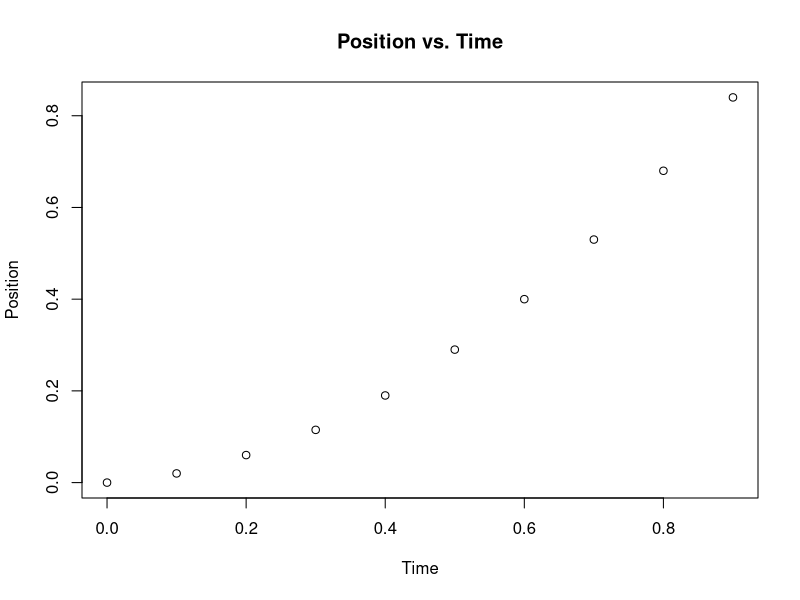
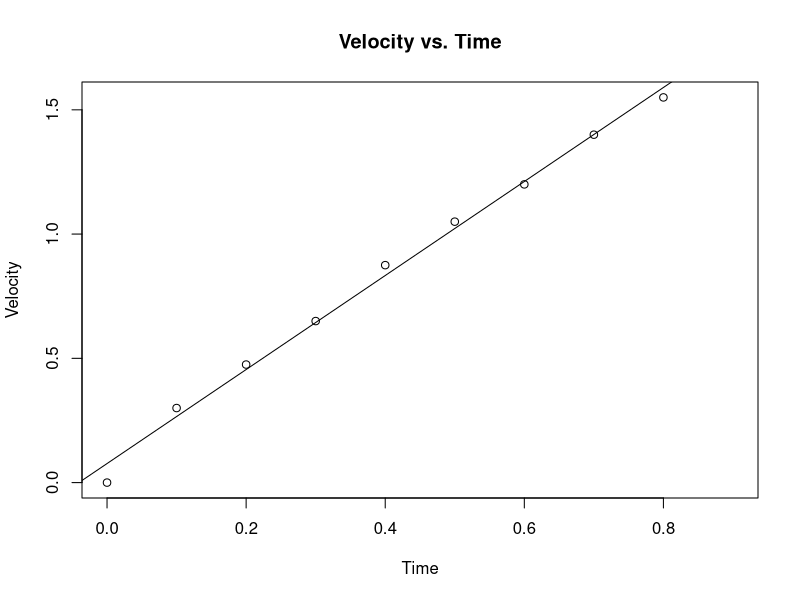
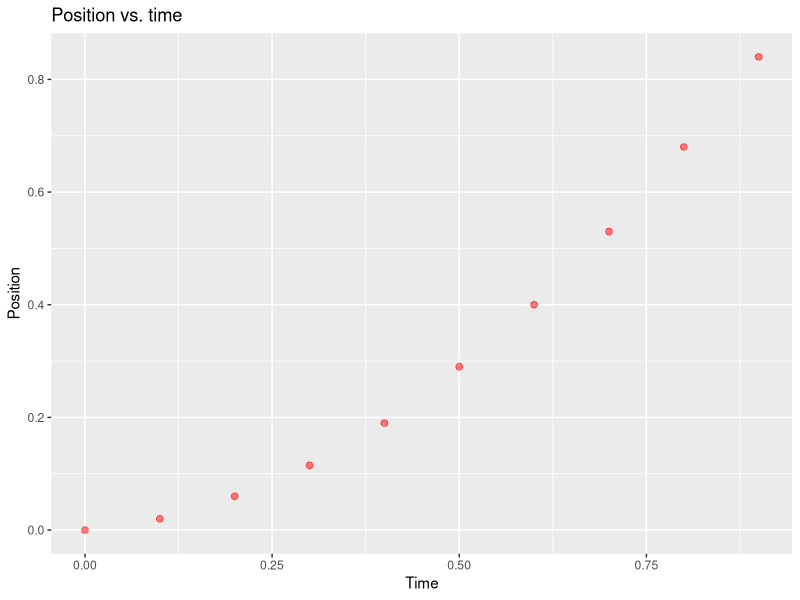
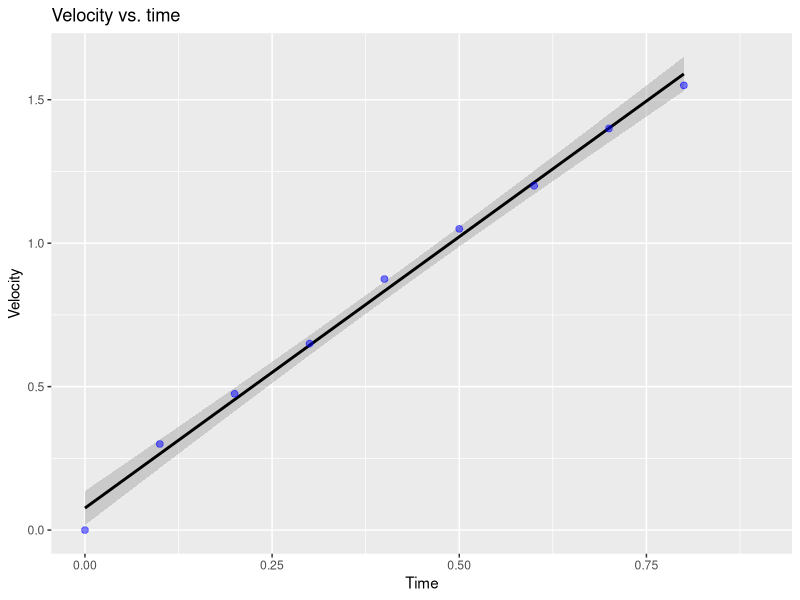
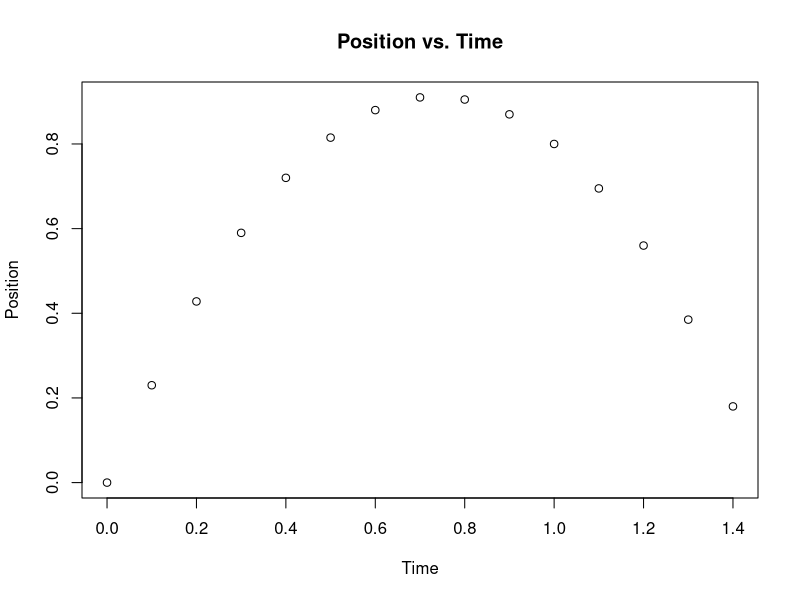
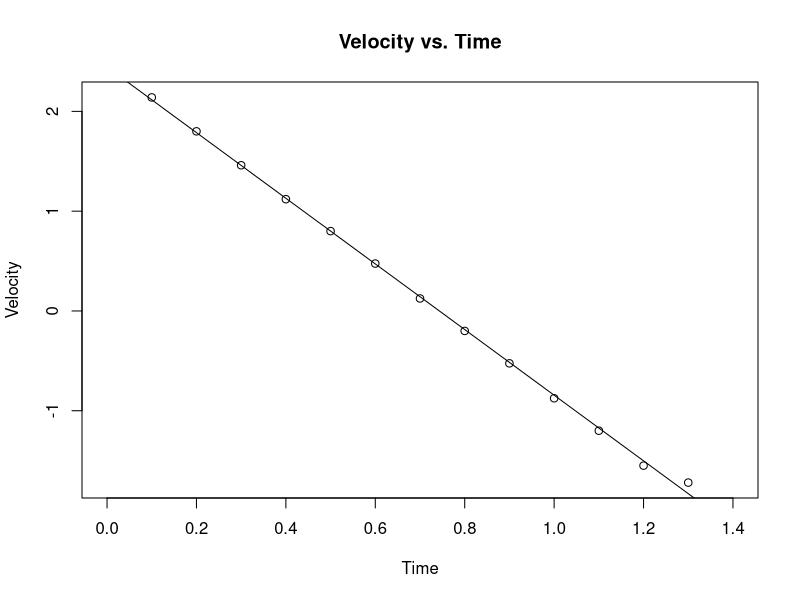
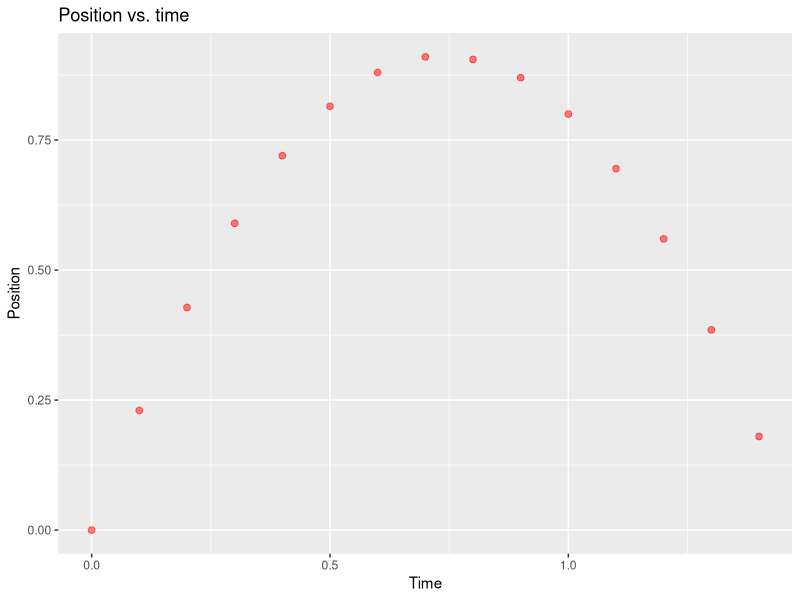
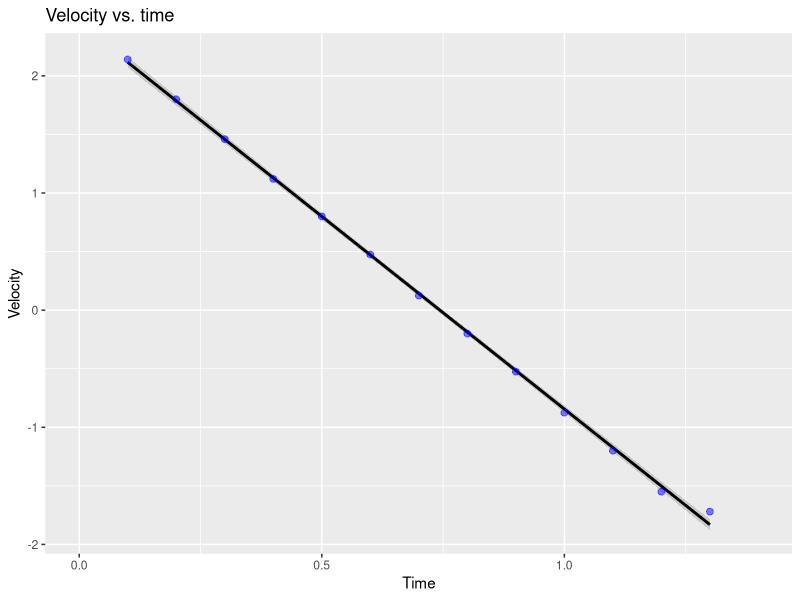

Here is the R script that generated these plots, in order:
## ---- chunk 1
library(ggplot2)
knitr::opts_chunk$set(echo = TRUE)
## ---- chunk 2
time <- seq(0,0.9, by=0.1)
Position<- c(0,0.02,0.06, 0.115, 0.19, 0.29, 0.4, 0.53, 0.68, 0.84)
Velocity <- c(0,0.3,0.475, 0.65, 0.875, 1.05, 1.2, 1.4, 1.55,NA)
## ---- chunk 3
data <- data.frame(time, Position, Velocity)
data
## ---- chunk 4
plot(data$time, data$Position,main="Position vs. Time", xlab="Time", ylab="Position" )
## ---- chunk 5
fit2<- lm(Velocity~time, data)
plot(data$time, data$Velocity, main="Velocity vs. Time", xlab="Time", ylab="Velocity")
abline(fit2)
## ---- chunk 6
summary(fit2)
summary(fit2)$coef
slope <- round(summary(fit2)$coef[2,1],3)
intercept<- round(summary(fit2)$coef[1,1],3)
errorintercept <- round(summary(fit2)$coef[1,2],3)
errorslope <- round(summary(fit2)$coef[2,2],3)
## ---- chunk 7
g1<- ggplot(data, aes(x=time, y=Position))+
        geom_point(size = 2, colour = "red", alpha=0.5)+
        xlab("Time")+
        ylab("Position") +
        ggtitle("Position vs. time") 
        
        
g1
## ---- chunk 8
g2 <- ggplot(data, aes(x=time, y=Velocity))+
        geom_smooth(method = "lm", colour = "black") + 
        xlab("Time")+
        ylab("Velocity") +
        ggtitle("Velocity vs. time") + 
        geom_point(size = 2, colour = "blue", alpha=0.5)
        
g2
## ---- chunk 9
write.table(data, "./ErrorAnalysis.csv")
## ---- chunk 10
time <- seq(0,1.4, by=0.1)
Position<- c(0,0.23,0.428, 0.59, 0.72, 0.815, 0.88, 0.91, 0.905, 0.87,0.8, 0.695,0.56,0.385, 0.18)
Velocity <- c(NA,2.14,1.8,1.46,1.12, 0.8, 0.475, 0.125, -0.2, -0.525, -0.875,-1.2,-1.55,-1.72,NA)
## ---- chunk 11
data1 <- data.frame(time, Position, Velocity)
data1
## ---- chunk 12
plot(data1$time, data1$Position,main="Position vs. Time", xlab="Time", ylab="Position" )
## ---- chunk 13
fit3<- lm(Velocity~time, data1)
plot(data1$time, data1$Velocity, main="Velocity vs. Time", xlab="Time", ylab="Velocity")
abline(fit3)
## ---- chunk 14
summary(fit3)
summary(fit3)$coef
slope1 <- round(summary(fit3)$coef[2,1],3)
intercept1<- round(summary(fit3)$coef[1,1],3)
errorintercept1 <- round(summary(fit3)$coef[1,2],3)
errorslope1 <- round(summary(fit3)$coef[2,2],3)
## ---- chunk 15
g3<- ggplot(data1, aes(x=time, y=Position))+
        geom_point(size = 2, colour = "red", alpha=0.5)+
        xlab("Time")+
        ylab("Position") +
        ggtitle("Position vs. time") 
        
        
g3
## ---- chunk 16
g4 <- ggplot(data1, aes(x=time, y=Velocity))+
        geom_smooth(method = "lm", colour = "black") + 
        xlab("Time")+
        ylab("Velocity") +
        ggtitle("Velocity vs. time") + 
        geom_point(size = 2, colour = "blue", alpha=0.5)
        
g4
